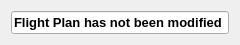
<?xml version="1.0" encoding="UTF-8"?>
<ui version="4.0">
 <class>ButtonWidget</class>
 <widget class="QWidget" name="ButtonWidget">
  <property name="geometry">
   <rect>
    <x>0</x>
    <y>0</y>
    <width>240</width>
    <height>40</height>
   </rect>
  </property>
  <property name="windowTitle">
   <string>Form</string>
  </property>
  <layout class="QHBoxLayout" name="horizontalLayout">
   <item>
    <widget class="QLineEdit" name="lineEdit">
     <property name="font">
      <font>
       <pointsize>10</pointsize>
       <weight>75</weight>
       <bold>true</bold>
      </font>
     </property>
     <property name="text">
      <string>Flight Plan has not been modified</string>
     </property>
    </widget>
   </item>
  </layout>
 </widget>
 <resources/>
 <connections/>
</ui>
